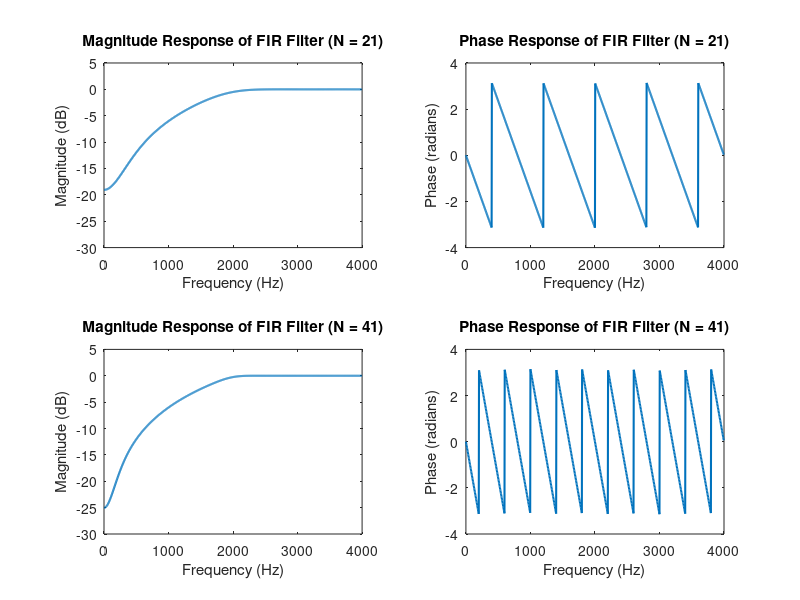

Recreate this plot in MATLAB.
clear;

% linear phase low-pass FIR filter
% sampling freq
fs = 8000; 
% cutoff freq
fc = 2000; 
% filter lengths
N1 = 21; 
N2 = 41; 

% normalized frequency 
normalized_fc = fc / (fs / 2);

% frequency vector for 'fir2'
% [0, fc, fs/2]
freqs = [0, normalized_fc, 1]; 
% desired magnitude response [passband, stopband]
mags = [0, 1, 1]; 

% fir2 filter design
h1 = fir2(N1-1, freqs, mags); 
h2 = fir2(N2-1, freqs, mags);

% filter coefficients
disp('Filter coefficients for N = 21:');
disp(h1);
disp('Filter coefficients for N = 41:');
disp(h2);

% [h,w] = freqz(b,a,n) returns the frequency response of the specified digital filter. 
% specify a digital filter with numerator coefficients b and denominator coefficients a. 
% The function returns the n-point frequency response vector in h 
% and the corresponding angular frequency vector w.
[H1, w1] = freqz(h1, 1, 1024, fs); 
[H2, w2] = freqz(h2, 1, 1024, fs); 

% magnitude spectrum for N=21
subplot(2, 2, 1);
plot(w1, 20*log10(abs(H1)), 'LineWidth', 1.5);
title('Magnitude Response of FIR Filter (N = 21)');
xlabel('Frequency (Hz)');
ylabel('Magnitude (dB)');
ylim([-30 5]);

% phase spectrum for N=21
subplot(2, 2, 2);
plot(w1, angle(H1), 'LineWidth', 1.5);
title('Phase Response of FIR Filter (N = 21)');
xlabel('Frequency (Hz)');
ylabel('Phase (radians)');

% magnitude spectrum for N=41
subplot(2, 2, 3);
plot(w2, 20*log10(abs(H2)), 'LineWidth', 1.5);
title('Magnitude Response of FIR Filter (N = 41)');
xlabel('Frequency (Hz)');
ylabel('Magnitude (dB)');
ylim([-30 5]);

% phase spectrum for N=41
subplot(2, 2, 4);
plot(w1, angle(H2), 'LineWidth', 1.5);
title('Phase Response of FIR Filter (N = 41)');
xlabel('Frequency (Hz)');
ylabel('Phase (radians)');
